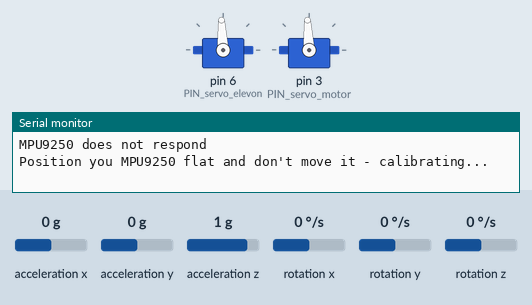
Simulated run of this sketch. Board: Arduino Uno, built for the host (arithmetic inside an expression is 32-bit, double 64-bit). On the bench: 2 × servo, the last lines printed to the serial monitor. Inputs (shaded band) come from the test bench; at power-on: rotation x 0 °/s, acceleration x 0 g, acceleration y 0 g, acceleration z 1 g, rotation y 0 °/s, rotation z 0 °/s. Storage starts empty.

Above: at 0.1 s.
At 4.12 s:
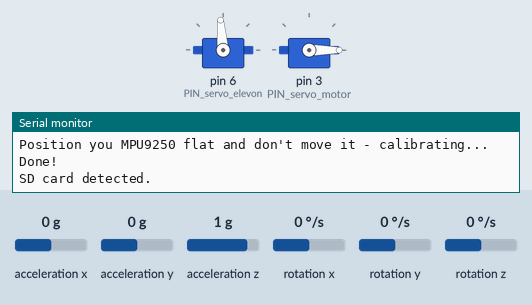
4.4 s: rotation x set to -192 °/s
At 4.7 s:
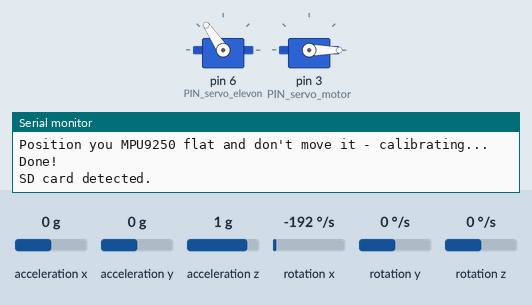
Timing chart, 0 to 13.4 s (numbered marks = the images above; inputs shaded):
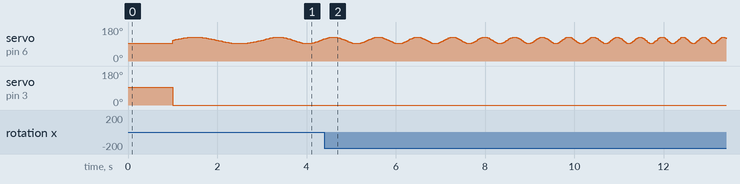

The sketch:

Test_actuator_MPU_9250_MATTEO.ino
```cpp
#include <math.h>
#include <Wire.h>
#include <SPI.h>
#include <SD.h>
#include <Servo.h>
#include <MPU6050_light.h>
unsigned long int start_time_offset, Test_time, t1, t2, t_ramp, t_end;
int Test_value;
float frequency, min_freq, max_freq;
//////////////////VARIABLES FOR SD MEMORY
File logfile;
int close_var;

//////////////////VARIABLES FOR MPU6050
MPU6050 mpu(Wire);

//////////////////VARIABLES FOR SERVOS
Servo Servo_elevon;
Servo Servo_motor;
int PWM_elevon, PWM_motor;

int PIN_servo_elevon = 6; // FIXME determine
int PIN_servo_motor = 3;

int Lower_limit_elevon = 1100;
int Zero_value_elevon = 1500;
int Higher_limit_elevon = 1800;  // FIXME double check!!

int Lower_limit_motor = 1000;
int Zero_value_motor = 1500;
int Higher_limit_motor = 2000;  // FIXME double check!!

void setup() {

  // Initialize the serial communication(s)
  Serial.begin(115200);
  Wire.begin();
  Wire.setClock(3400000);

  //Initialize servos  FIXME
  Servo_elevon.attach(PIN_servo_elevon);
  Servo_motor.attach(PIN_servo_motor);
  Servo_elevon.writeMicroseconds(Zero_value_elevon);
  Servo_motor.writeMicroseconds(Zero_value_motor);


  // Initialize the MPU9250

  if(!mpu.begin()){
    Serial.println("MPU9250 does not respond");
  }
  else{
    Serial.println("MPU9250 is connected");
  }


  /* The slope of the curve of acceleration vs measured values fits quite well to the theoretical
   * values, e.g. 16384 units/g in the +/- 2g range. But the starting point, if you position the
   * MPU9250 flat, is not necessarily 0g/0g/1g for x/y/z. The autoOffset function measures offset
   * values. It assumes your MPU9250 is positioned flat with its x,y-plane. The more you deviate
   * from this, the less accurate will be your results.
   * The function also measures the offset of the gyroscope data. The gyroscope offset does not
   * depend on the positioning.
   * This function needs to be called at the beginning since it can overwrite your settings!
   */
  Serial.println("Position you MPU9250 flat and don't move it - calibrating...");
  delay(100);
  mpu.setGyroOffsets(1.32,-0.54,1.64);
  mpu.setAccOffsets(0.13,0.07,-0.07);
  Serial.println("Done!");

  /*  This is a more accurate method for calibration. You have to determine the minimum and maximum
   *  raw acceleration values of the axes determined in the range +/- 2 g.
   *  You call the function as follows: setAccOffsets(xMin,xMax,yMin,yMax,zMin,zMax);
   *  Use either autoOffset or setAccOffsets, not both.
   */
  //myMPU9250.setAccOffsets(-14240.0, 18220.0, -17280.0, 15590.0, -20930.0, 12080.0);

  /*  The gyroscope data is not zero, even if you don't move the MPU9250.
   *  To start at zero, you can apply offset values. These are the gyroscope raw values you obtain
   *  using the +/- 250 degrees/s range.
   *  Use either autoOffset or setGyrOffsets, not both.
   */
  //myMPU9250.setGyrOffsets(45.0, 145.0, -105.0);

  /*  You can enable or disable the digital low pass filter (DLPF). If you disable the DLPF, you
   *  need to select the bandwdith, which can be either 8800 or 3600 Hz. 8800 Hz has a shorter delay,
   *  but higher noise level. If DLPF is disabled, the output rate is 32 kHz.
   *  MPU9250_BW_WO_DLPF_3600
   *  MPU9250_BW_WO_DLPF_8800
   */
   // myMPU9250.enableGyrDLPF();
     //mpu.disableGyrDLPF(MPU9250_BW_WO_DLPF_3600); // bandwdith without DLPF

  /*  Digital Low Pass Filter for the gyroscope must be enabled to choose the level.
   *  MPU9250_DPLF_0, MPU9250_DPLF_2, ...... MPU9250_DPLF_7
   *
   *  DLPF    Bandwidth [Hz]   Delay [ms]   Output Rate [kHz]
   *    0         250            0.97             8
   *    1         184            2.9              1
   *    2          92            3.9              1
   *    3          41            5.9              1
   *    4          20            9.9              1
   *    5          10           17.85             1
   *    6           5           33.48             1
   *    7        3600            0.17             8
   *
   *    You achieve lowest noise using level 6
   */
    // myMPU9250.setGyrDLPF(MPU9250_DLPF_0);

  /*  Sample rate divider divides the output rate of the gyroscope and accelerometer.
   *  Sample rate = Internal sample rate / (1 + divider)
   *  It can only be applied if the corresponding DLPF is enabled and 0<DLPF<7!
   *  Divider is a number 0...255
   */
    // myMPU9250.setSampleRateDivider(0);

  /*  MPU9250_GYRO_RANGE_250       250 degrees per second (default)
   *  MPU9250_GYRO_RANGE_500       500 degrees per second
   *  MPU9250_GYRO_RANGE_1000     1000 degrees per second
   *  MPU9250_GYRO_RANGE_2000     2000 degrees per second
   */
  //mpu.setGyrRange(MPU9250_GYRO_RANGE_1000);

  /*  MPU9250_ACC_RANGE_2G      2 g   (default)
   *  MPU9250_ACC_RANGE_4G      4 g
   *  MPU9250_ACC_RANGE_8G      8 g
   *  MPU9250_ACC_RANGE_16G    16 g
   */
  //mpu.setAccRange(MPU9250_ACC_RANGE_2G);

  /*  Enable/disable the digital low pass filter for the accelerometer
   *  If disabled the bandwidth is 1.13 kHz, delay is 0.75 ms, output rate is 4 kHz
   */
  // myMPU9250.enableAccDLPF(true);

  /*  Digital low pass filter (DLPF) for the accelerometer, if enabled
   *  MPU9250_DPLF_0, MPU9250_DPLF_2, ...... MPU9250_DPLF_7
   *   DLPF     Bandwidth [Hz]      Delay [ms]    Output rate [kHz]
   *     0           460               1.94           1
   *     1           184               5.80           1
   *     2            92               7.80           1
   *     3            41              11.80           1
   *     4            20              19.80           1
   *     5            10              35.70           1
   *     6             5              66.96           1
   *     7           460               1.94           1
   */
  // myMPU9250.setAccDLPF(MPU9250_DLPF_7);

  /* You can enable or disable the axes for gyroscope and/or accelerometer measurements.
   * By default all axes are enabled. Parameters are:
   * MPU9250_ENABLE_XYZ  //all axes are enabled (default)
   * MPU9250_ENABLE_XY0  // X, Y enabled, Z disabled
   * MPU9250_ENABLE_X0Z
   * MPU9250_ENABLE_X00
   * MPU9250_ENABLE_0YZ
   * MPU9250_ENABLE_0Y0
   * MPU9250_ENABLE_00Z
   * MPU9250_ENABLE_000  // all axes disabled
   */
  //myMPU9250.enableAccAxes(MPU9250_ENABLE_XYZ);
  //myMPU9250.enableGyrAxes(MPU9250_ENABLE_XYZ);

  /*
   * AK8963_PWR_DOWN
   * AK8963_CONT_MODE_8HZ         default
   * AK8963_CONT_MODE_100HZ
   * AK8963_FUSE_ROM_ACC_MODE
   */
  // myMPU9250.setMagOpMode(AK8963_CONT_MODE_100HZ);

  // Initialize the SD card
  if (!SD.begin(14))
  {
    Serial.println("WARNING, No SD card detected.");
  }
  else
  {
    Serial.println("SD card detected.");
  }

  //Flush previous data test:
  SD.remove("Data.csv");
  logfile = SD.open("Data.csv", FILE_WRITE);
  logfile.println("Timestamp[ms],PWM_motor,PWM_elevon,Rate_x[deg/s],Rate_y[deg/s],Rate_z[deg/s]");

}

void loop() {
  // FIXME initialization? no motor for my test
  mpu.update();
  while(millis() < 1000){
    mpu.update();
    Servo_motor.writeMicroseconds(Zero_value_motor);

    start_time_offset = millis();
  }

  Test_time = millis() - start_time_offset;

  char buffer[40];  // FIXME
  // xyzFloat magValue = myMPU9250.getMagValues();

  // FIXME
  sprintf( buffer,"%d,%d,%d,%d,%d,%d",(int) Test_time, PWM_motor, PWM_elevon,(int) round(mpu.getGyroX()),(int) round(mpu.getGyroY()),(int) round(mpu.getGyroZ()));
  logfile.println(buffer);
  // Serial.println(buffer);

  min_freq = 0.5;
  max_freq = 10;
  t1 = 2000;  // 2 seconds of constant frequency
  t_ramp = 120000;  // 120 seconds of ramp increase
  t2 = t1 + t_ramp;
  t_end = t1 + t2;  // Keep max frequency for 2 seconds
  frequency = min_freq + ((max_freq - min_freq) / t_ramp) * (Test_time - t1);  // Frequency ramp

  if(Test_time < t1){
    frequency = min_freq;
  }
  else if(Test_time >= t2) {
    frequency = max_freq;
  }
  float quarter_amplitude = (Higher_limit_elevon - Lower_limit_elevon)/4;
  PWM_elevon = (int)((Zero_value_elevon + quarter_amplitude) + quarter_amplitude * sin(Test_time * .001 * 2 * PI * frequency));

  if (Test_time >= t_end) {
    if(close_var == 0){
      logfile.close();
      Serial.println("Test done, closing the log file");
      close_var = 1;
    }
    PWM_elevon = Zero_value_elevon;
    PWM_motor = Zero_value_motor;
  }
  Servo_elevon.writeMicroseconds(PWM_elevon);
  Servo_motor.writeMicroseconds(PWM_motor);
  delay(1);
}
```
